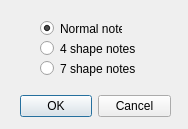
<?xml version="1.0" encoding="UTF-8"?>
<ui version="4.0">
 <class>Dialog</class>
 <widget class="QDialog" name="Dialog">
  <property name="geometry">
   <rect>
    <x>0</x>
    <y>0</y>
    <width>188</width>
    <height>129</height>
   </rect>
  </property>
  <property name="windowTitle">
   <string>Shape notes</string>
  </property>
  <widget class="QDialogButtonBox" name="buttonBox">
   <property name="geometry">
    <rect>
     <x>20</x>
     <y>90</y>
     <width>151</width>
     <height>32</height>
    </rect>
   </property>
   <property name="orientation">
    <enum>Qt::Horizontal</enum>
   </property>
   <property name="standardButtons">
    <set>QDialogButtonBox::Cancel|QDialogButtonBox::Ok</set>
   </property>
  </widget>
  <widget class="QRadioButton" name="normal">
   <property name="geometry">
    <rect>
     <x>40</x>
     <y>20</y>
     <width>82</width>
     <height>17</height>
    </rect>
   </property>
   <property name="text">
    <string>Normal notes</string>
   </property>
   <property name="checked">
    <bool>true</bool>
   </property>
  </widget>
  <widget class="QRadioButton" name="notes4">
   <property name="geometry">
    <rect>
     <x>40</x>
     <y>40</y>
     <width>101</width>
     <height>17</height>
    </rect>
   </property>
   <property name="text">
    <string>4 shape notes</string>
   </property>
  </widget>
  <widget class="QRadioButton" name="notes7">
   <property name="geometry">
    <rect>
     <x>40</x>
     <y>60</y>
     <width>101</width>
     <height>17</height>
    </rect>
   </property>
   <property name="text">
    <string>7 shape notes</string>
   </property>
  </widget>
 </widget>
 <resources/>
 <connections>
  <connection>
   <sender>buttonBox</sender>
   <signal>accepted()</signal>
   <receiver>Dialog</receiver>
   <slot>accept()</slot>
   <hints>
    <hint type="sourcelabel">
     <x>248</x>
     <y>254</y>
    </hint>
    <hint type="destinationlabel">
     <x>157</x>
     <y>274</y>
    </hint>
   </hints>
  </connection>
  <connection>
   <sender>buttonBox</sender>
   <signal>rejected()</signal>
   <receiver>Dialog</receiver>
   <slot>reject()</slot>
   <hints>
    <hint type="sourcelabel">
     <x>316</x>
     <y>260</y>
    </hint>
    <hint type="destinationlabel">
     <x>286</x>
     <y>274</y>
    </hint>
   </hints>
  </connection>
 </connections>
</ui>
